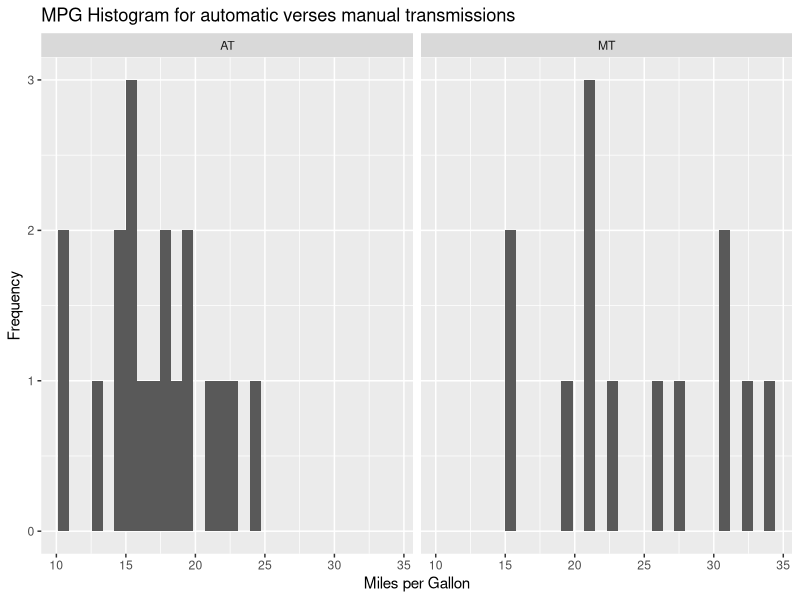
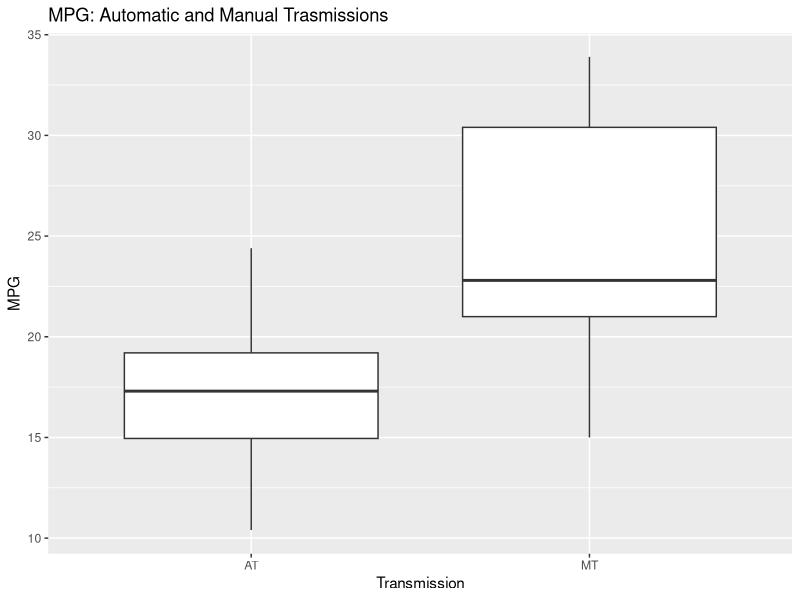
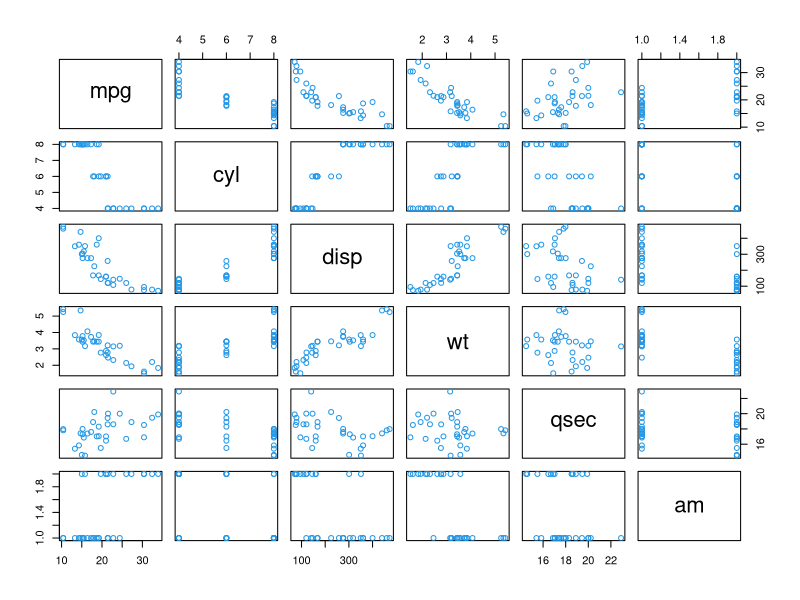
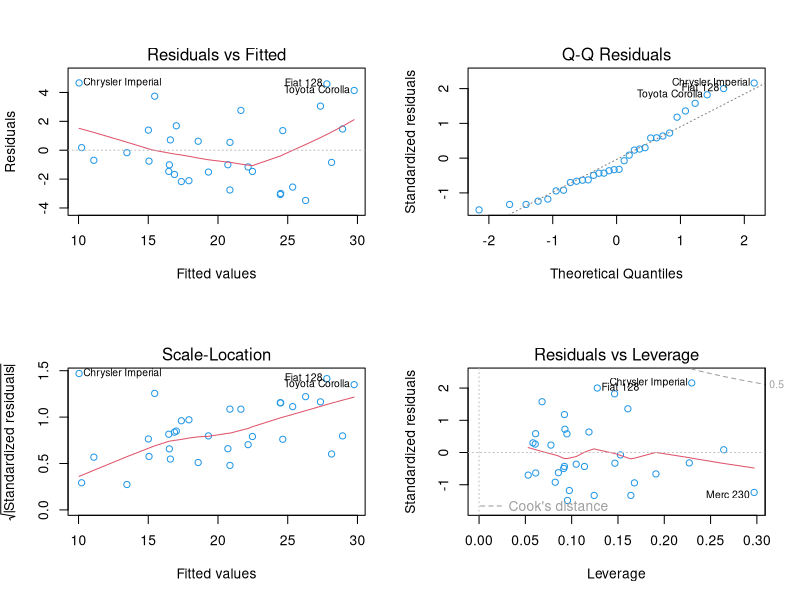

Here is the R script that generated these plots, in order:
## ---- chunk 1
knitr::opts_chunk$set(echo = TRUE)
## ---- chunk 2
library(ggplot2)
library(dplyr)
## ---- chunk 3
data(mtcars)
str(mtcars)
## ---- chunk 4
mtcars$am<-as.factor(mtcars$am)
levels(mtcars$am)<-c("AT", "MT")
## ---- chunk 5
aggregate(mpg~am, data=mtcars, mean)
## ---- chunk 6
aData <- mtcars[mtcars$am == "AT",]
mData <- mtcars[mtcars$am == "MT",]
t.test(aData$mpg, mData$mpg)
## ---- chunk 7
ggplot(data = mtcars, aes(mpg)) + geom_histogram() + facet_grid(.~am) + labs(x = "Miles per Gallon", y = "Frequency", title = "MPG Histogram for automatic verses manual transmissions")
## ---- chunk 8
ggplot(data = mtcars, aes(am,mpg)) + geom_boxplot() + labs(x= "Transmission", y = "MPG", title = "MPG: Automatic and Manual Trasmissions")
## ---- chunk 9
corr <- select(mtcars, mpg,cyl,disp,wt,qsec, am)
pairs(corr, col = 4)
## ---- chunk 10
f1 <-lm(mpg~am, data = mtcars)
summary(f1)
## ---- chunk 11
f2 = step(lm(data = mtcars, mpg ~ .),trace=0,steps=10000)
summary(f2)
## ---- chunk 12
fstep<-lm(mpg~ am + wt + qsec, data = mtcars)
anova(f1, fstep)
## ---- chunk 13
par(mfrow = c(2,2))
plot(f2, col = 4)
